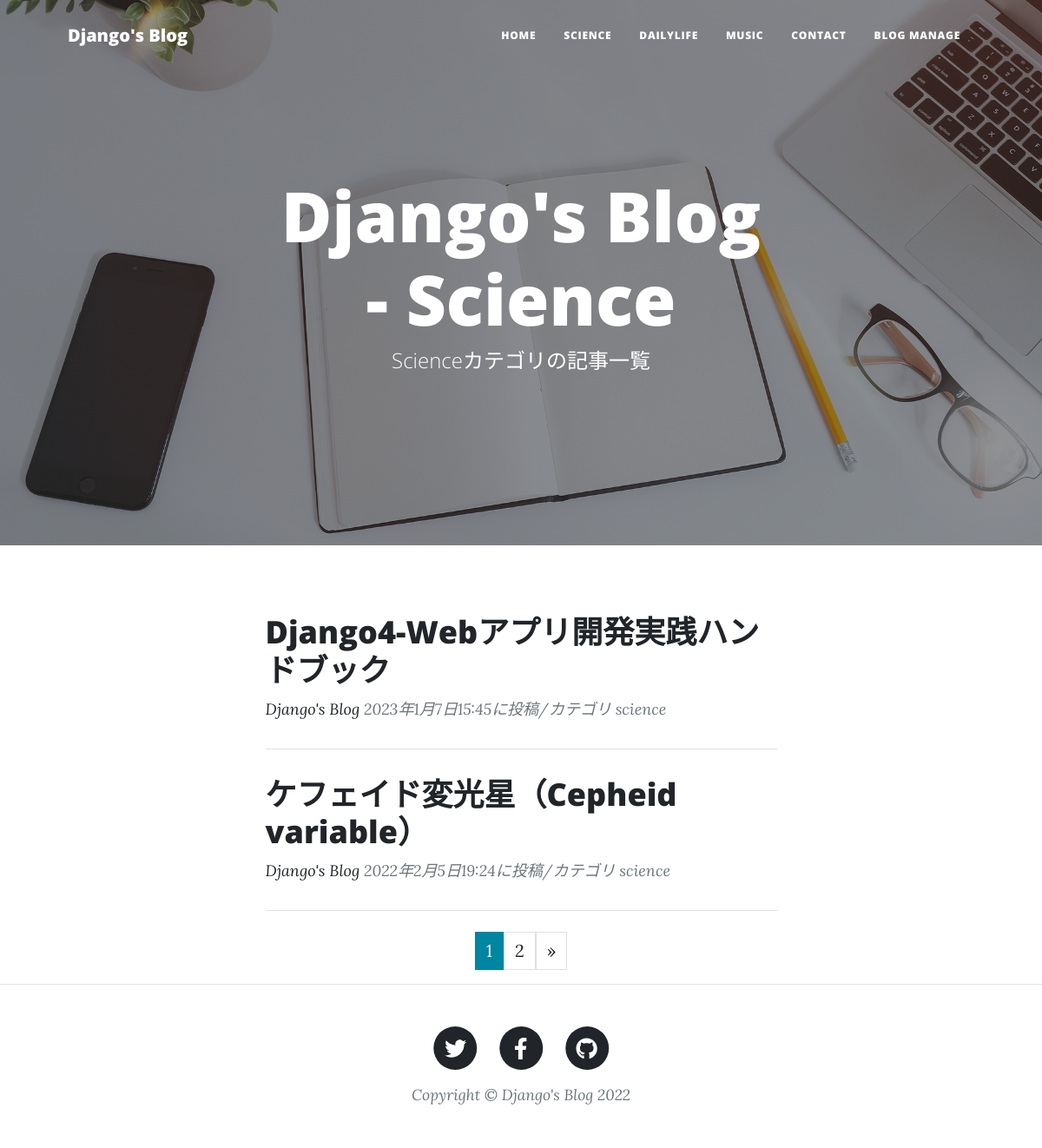
/science-list/, run on the app's committed database.
### blogapp/models.py (models this page shows, shortened)
class BlogPost(models.Model):
    CATEGORY = (
        ('science', '科学のこと'),
        ('dailylife', '日常のこと'),
        ('music', '音楽のこと'),
    )
    title = models.CharField(
        verbose_name='タイトル',
        max_length=200
    )
    content = models.TextField(
        verbose_name='本文'
    )
    posted_at = models.DateTimeField(
        verbose_name='投稿日時',
        auto_now_add=True
    )
    category = models.CharField(
        verbose_name='カテゴリー',
        max_length=50,
        choices=CATEGORY
    )

### blogapp/views.py (the view)
# urls.py: path('science-list/', views.ScienceView.as_view(), name='science_list'),
class ScienceView(ListView):
    template_name = 'science_list.html'
    model = BlogPost
    context_object_name = 'science_records'
    queryset = BlogPost.objects.filter(category='science').order_by('-posted_at')
    paginate_by = 2

### blogapp/templates/science_list.html (shortened to what this page needs)
{% extends 'base.html' %}
{% load static %}
{% block header %}
<header class="masthead" style="background-image: url({% static 'assets/img/home-bg.jpg' %})">
    <div class="container position-relative px-4 px-lg-5">
        <div class="row gx-4 gx-lg-5 justify-content-center">
            <div class="col-md-10 col-lg-8 col-xl-7">
                <div class="site-heading">
                    <h1>Django's Blog - Science</h1>
                    <span class="subheading">Scienceカテゴリの記事一覧</span>
                </div>
            </div>
        </div>
    </div>
</header>
{% endblock %}
{% block contents %}
<div class="container px-4 px-lg-5">
    <div class="row gx-4 gx-lg-5 justify-content-center">
        <div class="col-md-10 col-lg-8 col-xl-7">
            {% for record in science_records %}
            <div class="post-preview">
                <a href={% url 'blogapp:blog_detail' record.pk %}>
                    <h2 class="post-title">{{ record.title }}</h2>
                <p class="post-meta">
                    <a href="#">Django's Blog</a>
                    {{ record.posted_at }}に投稿/カテゴリ
                    {{ record.category }}
                </p>
            </div>
            <hr class="my-4" />
            {% endfor %}
            {% include "pagination.html" %}
        </div>
    </div>
</div>
{% endblock %}

### data on the page
BlogPost: title "Django4-Webアプリ開発実践ハンドブック", posted_at "2023年1月7日15:45", category "science"
BlogPost: title "ケフェイド変光星（Cepheid variable）", posted_at "2022年2月5日19:24", category "science"

### other printed values
{{ num }} "1"
{{ num }} "2"
